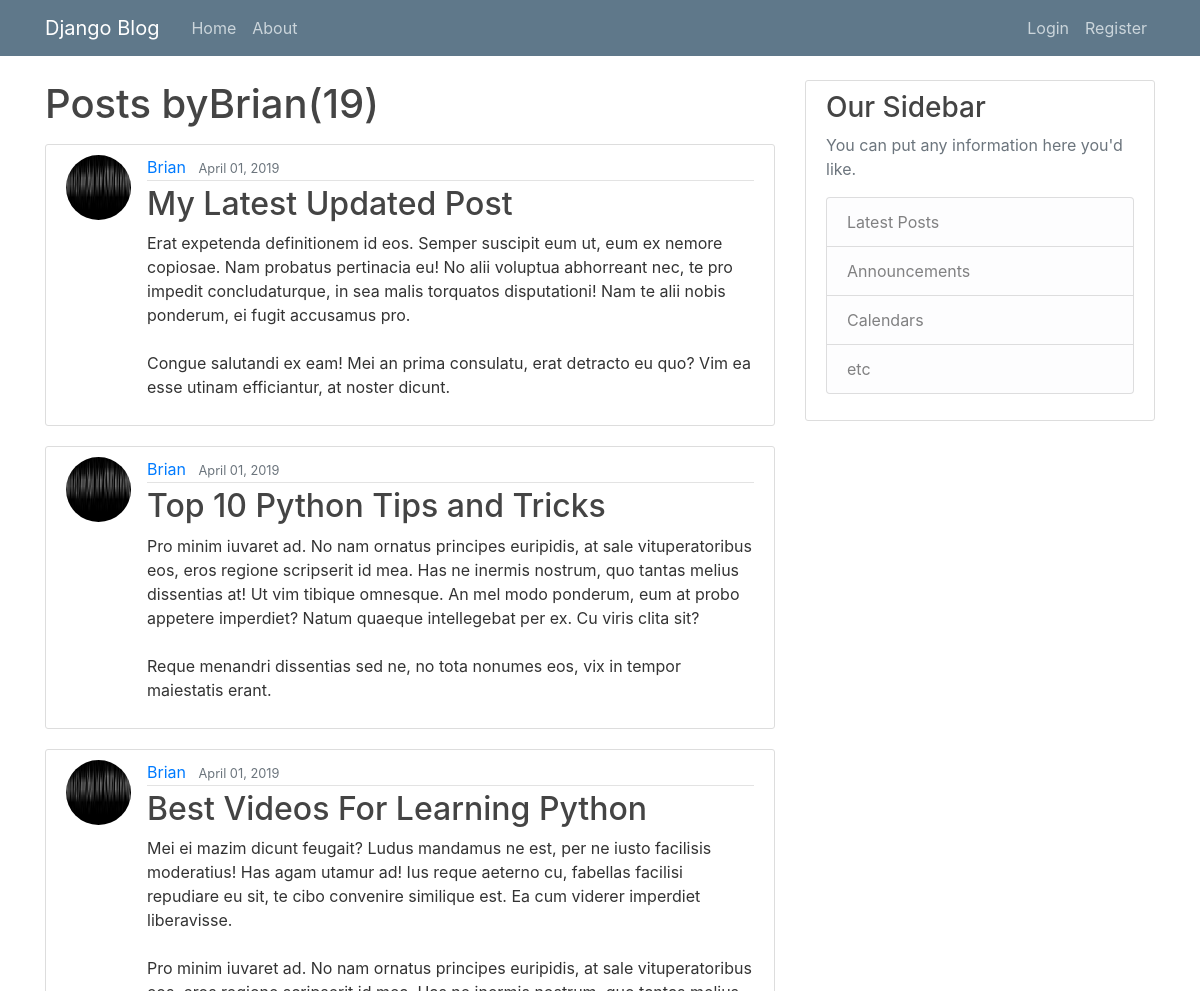
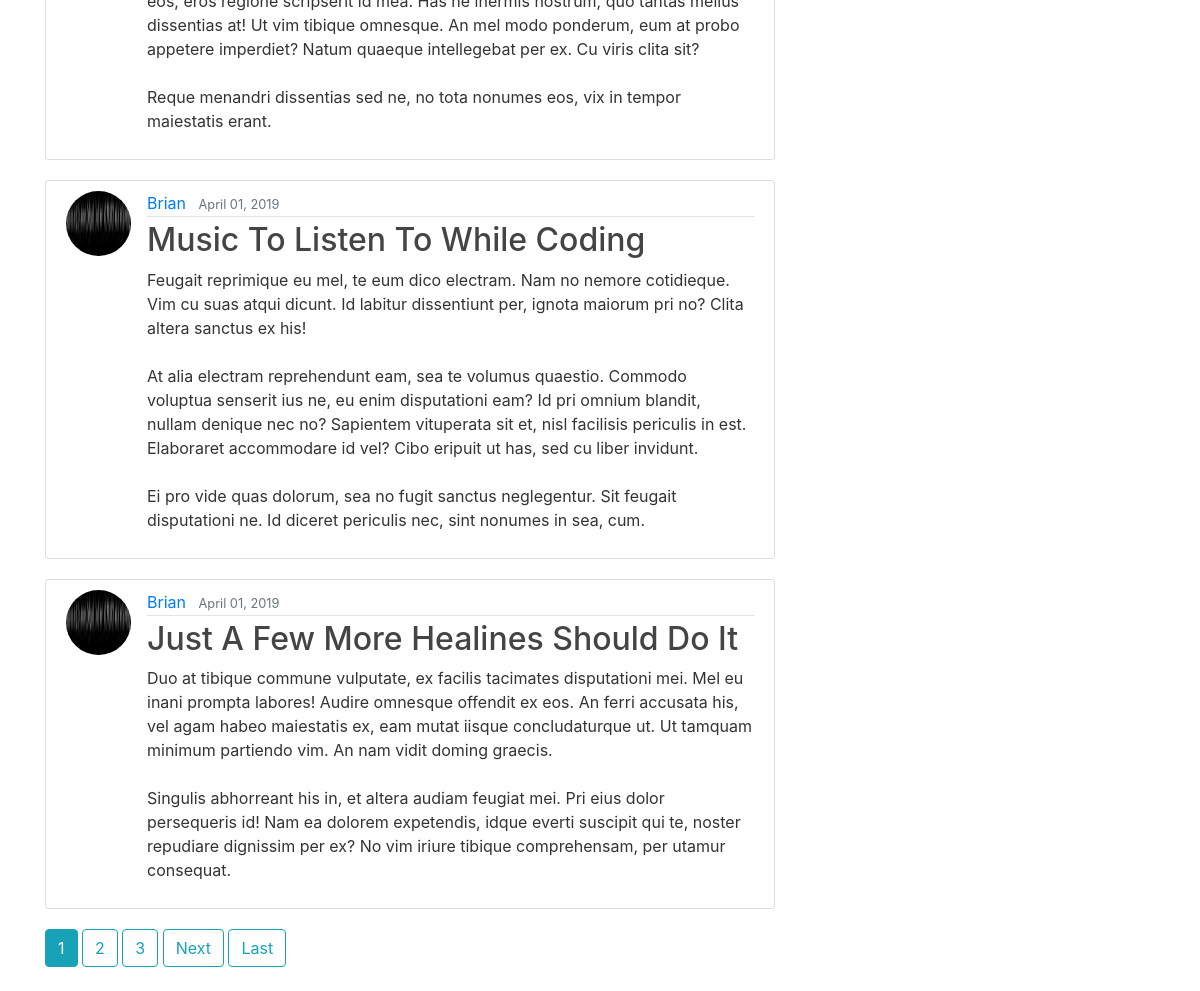
Page /user/Brian on the committed database (2 pictures, top to bottom).
### Web/models.py (models this page shows, shortened)
class Post(models.Model):
    title = models.CharField(max_length=100)
    content = models.TextField()
    date_posted = models.DateTimeField(default=timezone.now)
    author = models.ForeignKey(User, on_delete=models.CASCADE)

### users/models.py (models this page shows, shortened)
class profile(models.Model):
    user = models.OneToOneField(User, on_delete=models.CASCADE)
    image = models.ImageField(default='default.jpg', upload_to='profile_pics')
    bio = models.TextField()

### Web/views.py (the view)
# urls.py: path('user/<str:username>', UserPostListView.as_view(), name='user-posts'),
class UserPostListView(ListView):
    model = Post
    template_name = 'Web/user_posts.html'  # <app>/<model>_<viewtype>.html
    context_object_name = 'posts'
    ordering = ['-date_posted']
    paginate_by = 5
    def get_queryset(self):
        user = get_object_or_404(User, username=self.kwargs.get('username'))
        return Post.objects.filter(author=user).order_by('-date_posted')

### Web/templates/Web/user_posts.html (shortened to what this page needs)
{% extends "Web/base.html" %}
{% block content %}
    <h1 class="mb-3">Posts by{{ view.kwargs.username }}({{ page_obj.paginator.count }})</h1>
    {% for post in posts %}
        <article class="media content-section">
          <img class="rounded-circle article-img" src="{{ post.author.profile.image.url }}" alt="">
          <div class="media-body">
            <div class="article-metadata">
              <a class="mr-2" href="{% url 'user-posts' post.author.username %}">{{ post.author }}</a>
              <small class="text-muted">{{ post.date_posted|date:"F d, Y" }}</small>
            </div>
            <h2><a class="article-title" href="{% url 'post-detail' post.id %}">{{ post.title }}</a></h2>
            <p class="article-content">{{ post.content }}</p>
          </div>
        </article>
    {% endfor %}
    {% if is_paginated %}
      {% for num in page_obj.paginator.page_range %}
        {% if page_obj.number == num %}
          <a class="btn btn-info mb-4" href="?page={{ num }}">{{ num }}</a>
        {% elif num > page_obj.number|add:'-3' and num < page_obj.number|add:'3' %}
          <a class="btn btn-outline-info mb-4" href="?page={{ num }}">{{ num }}</a>
        {% endif %}
      {% endfor %}
      {% if page_obj.has_next %}
        <a class="btn btn-outline-info mb-4" href="?page={{ page_obj.next_page_number }}">Next</a>
        <a class="btn btn-outline-info mb-4" href="?page={{ page_obj.paginator.num_pages }}">Last</a>
      {% endif %}
    {% endif %}
{% endblock content %}

### Web/static/web/main.css (style rules this page uses)
body { background: #ffffff; color: #333333; margin-top: 5rem; }
h1, h2, h3, h4, h5, h6 { color: #444444; }
.content-section { background: #ffffff; padding: 10px 20px; border: 1px solid #dddddd; border-radius: 3px; margin-bottom: 20px; }
.article-title { color: #444444; }
.article-content { white-space: pre-line; }
.article-img { height: 65px; width: 65px; margin-right: 16px; }
.article-metadata { padding-bottom: 1px; margin-bottom: 4px; border-bottom: 1px solid #e3e3e3 }

### rows in the picture
Post: author.profile.image (picture), author "Brian", date_posted "April 01, 2019", title "My Latest Updated Post", content "Erat expetenda definitionem id eos. Semper suscipit eum ut, eum ex nemore copiosae. Nam probatus pertinacia eu! No alii voluptua abhorreant nec, te pro impedit concludaturque, in sea malis torquatos disputationi! Nam te alii nobis ponderum, ei fugit accusamus pro. Congue salutandi ex eam! Mei an prima consulatu, erat detracto eu quo? Vim ea esse utinam efficiantur, at noster dicunt."
Post: author.profile.image (picture), author "Brian", date_posted "April 01, 2019", title "Top 10 Python Tips and Tricks", content "Pro minim iuvaret ad. No nam ornatus principes euripidis, at sale vituperatoribus eos, eros regione scripserit id mea. Has ne inermis nostrum, quo tantas melius dissentias at! Ut vim tibique omnesque. An mel modo ponderum, eum at probo appetere imperdiet? Natum quaeque intellegebat per ex. Cu viris clita sit? Reque menandri dissentias sed ne, no tota nonumes eos, vix in tempor maiestatis erant."
Post: author.profile.image (picture), author "Brian", date_posted "April 01, 2019", title "Best Videos For Learning Python", content "Mei ei mazim dicunt feugait? Ludus mandamus ne est, per ne iusto facilisis moderatius! Has agam utamur ad! Ius reque aeterno cu, fabellas facilisi repudiare eu sit, te cibo convenire similique est. Ea cum viderer imperdiet liberavisse. Pro minim iuvaret ad. No nam ornatus principes euripidis, at sale vituperatoribus eos, eros regione scripserit id mea. Has ne inermis nostrum, quo tantas melius dissentias at! Ut vim tibique omnesque. An mel modo ponderum, eum at probo appetere imperdiet? Natum quaeque intellegebat per ex. Cu viris clita sit? Reque menandri dissentias sed ne, no tota nonumes eos, vix in tempor maiestatis erant."
Post: author.profile.image (picture), author "Brian", date_posted "April 01, 2019", title "Music To Listen To While Coding", content "Feugait reprimique eu mel, te eum dico electram. Nam no nemore cotidieque. Vim cu suas atqui dicunt. Id labitur dissentiunt per, ignota maiorum pri no? Clita altera sanctus ex his! At alia electram reprehendunt eam, sea te volumus quaestio. Commodo voluptua senserit ius ne, eu enim disputationi eam? Id pri omnium blandit, nullam denique nec no? Sapientem vituperata sit et, nisl facilisis periculis in est. Elaboraret accommodare id vel? Cibo eripuit ut has, sed cu liber invidunt. Ei pro vide quas dolorum, sea no fugit sanctus neglegentur. Sit feugait disputationi ne. Id diceret periculis nec, sint nonumes in sea, cum."
Post: author.profile.image (picture), author "Brian", date_posted "April 01, 2019", title "Just A Few More Healines Should Do It", content "Duo at tibique commune vulputate, ex facilis tacimates disputationi mei. Mel eu inani prompta labores! Audire omnesque offendit ex eos. An ferri accusata his, vel agam habeo maiestatis ex, eam mutat iisque concludaturque ut. Ut tamquam minimum partiendo vim. An nam vidit doming graecis. Singulis abhorreant his in, et altera audiam feugiat mei. Pri eius dolor persequeris id! Nam ea dolorem expetendis, idque everti suscipit qui te, noster repudiare dignissim per ex? No vim iriure tibique comprehensam, per utamur consequat."

### other values in the picture
{{ view.kwargs.username }} "Brian"
{{ page_obj.paginator.count }} "19"
{{ num }} "1"
{{ num }} "2" "3"
